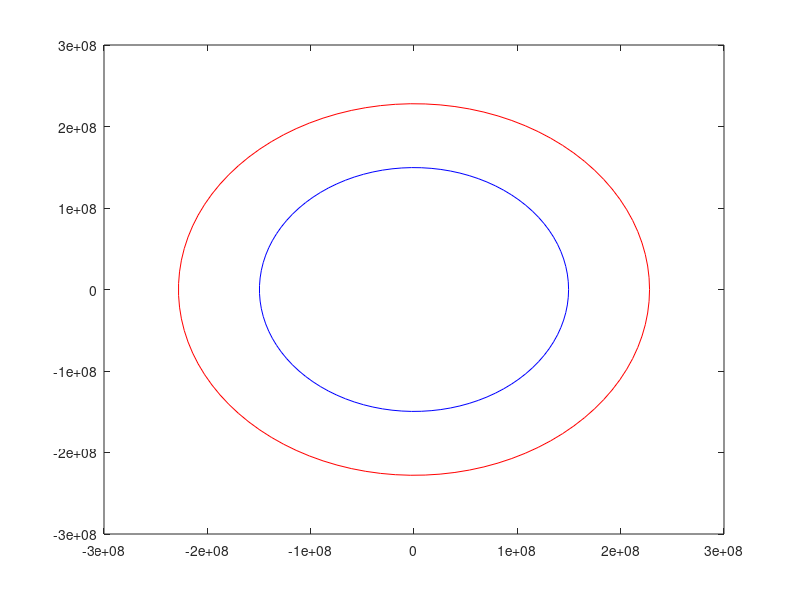

Here is the MATLAB script that generated this plot: (Note: this script raises an error after producing the figure.)
% Project 1
% Author: Daniel Owen
% Created: 4/13/19
%

%%%%%%%%%%%%%%%%%%%%%%%%%%%%%%%%%%%%%%%%%%%%%%%%%%%%%%%%%%%%%%%%%%%%%%%%%%%
close all
clc
clear
%%%%%%%%%%%%%%%%%%%%%%%%%%%%%%%%%%%%%%%%%%%%%%%%%%%%%%%%%%%%%%%%%%%%%%%%%%%

re = 1.495979e8;
rm = 2.279483e8;

muSun = 1.32712440e11;

Ve = sqrt(muSun/re);
Vm = sqrt(muSun/rm);

Te = 2*pi/sqrt(muSun)*re^(3/2);
Tm = 2*pi/sqrt(muSun)*rm^(3/2);

SynodicT = 1/(abs(1/Te - 1/Tm));

% Set Up
phi = 40*pi/180;
dT1 = 150*24*3600;
dT2 = 26*30*24*3600;
dT3 = 120*24*3600;
dT4 = SynodicT*2 - (dT1 + dT2 + dT3); %12*30*24*3600;

figure
theta = linspace(0, 2*pi);
plot(re*cos(theta), re*sin(theta), 'b');
hold on
plot(rm*cos(theta), rm*sin(theta), 'r');
hold on

% for i = 1:10000
%     phi1(i) = i/100;
%     phi = deg2rad(phi1(i));
%     dV(i) = cycle(dT1, dT2, dT3, dT4, phi);
% end

% figure
% plot(phi1, dV)
% grid on

dV = cycle(dT1, dT2, dT3, dT4, phi);

function dV = cycle(dT1, dT2, dT3, dT4, phi)
    re = 1.495979e8;
    rm = 2.279483e8;
    muSun = 1.32712440e11;
    Ve = sqrt(muSun/re);
    Vm = sqrt(muSun/rm);
    Te = 2*pi/sqrt(muSun)*re^(3/2);
    Tm = 2*pi/sqrt(muSun)*rm^(3/2);
%% Earth to Mars CR2BP
    Re = re*[1; 0; 0];
    Rm = rm*[cos(phi); sin(phi); 0];

    dThetaM = 2*pi*(dT1/Tm);
    thetaM2 = phi + dThetaM;

    dThetaE = 2*pi*(dT1/Te);
    thetaE2 = 0 + dThetaE;
    
    Rm2 = rm*[cos(thetaM2); sin(thetaM2); 0];

%Velocities
    [V1, V2] = lambert_battin(Re, Rm2, dT1, muSun, 0);

    OE1 = SV2OE(muSun, Re, V1);
    OE2 = SV2OE(muSun, Rm2, V2);

    theta = linspace(OE1(6), OE2(6));
    r = OE1(1)^2/muSun./(1 + OE1(2).*cos(theta));

    x = r.*cos(theta + OE1(5));
    y = r.*sin(theta + OE1(5));

%plot(x, y, 'k')
%hold on

    VinfE1 = V1 - Ve*[1; 0; 0];
    VinfM2 = V2 - Vm*[cos(thetaM2); sin(thetaM2); 0];
    vinfE1 = norm(VinfE1);
    vinfM2 = norm(VinfM2);


%% Mars to Mars

    dThetaM2 = 2*pi*(dT2/Tm);
    thetaM3 = thetaM2 + dThetaM2;

    dThetaE2 = 2*pi*(dT2/Te);
    thetaE3 = thetaE2 + dThetaE2;

    Rm3 = rm*[cos(thetaM3); sin(thetaM3); 0];

%Velocities
    [V3, V4] = lambert_battin(Rm2, Rm3, dT2, muSun, 0);

    OE1 = SV2OE(muSun, Rm2, V3);
    OE2 = SV2OE(muSun, Rm3, V4);

    theta = linspace(OE1(6), OE2(6));
    r = OE1(1)^2/muSun./(1 + OE1(2).*cos(theta));

    x = r.*cos(theta + OE1(5));
    y = r.*sin(theta + OE1(5));

%plot(x, y, 'k')
%hold on

    VinfM3 = V3 - Vm*[cos(thetaM2); sin(thetaM2); 0];
    VinfM4 = V4 - Vm*[cos(thetaM3); sin(thetaM3); 0];
    vinfM3 = norm(VinfM3);
    vinfM4 = norm(VinfM4);


%% Mars to Earth

    dThetaM3 = 2*pi*(dT3/Tm);
    thetaM4 = thetaM3 + dThetaM3;

    dThetaE3 = 2*pi*(dT3/Te);
    thetaE4 = thetaE3 + dThetaE3;

    Re4 = re*[cos(thetaE4); sin(thetaE4); 0];

    [V5, V6] = lambert_battin(Rm3, Re4, dT3, muSun, 0);

    OE1 = SV2OE(muSun, Rm3, V5);
    OE2 = SV2OE(muSun, Re4, V6);

    theta = linspace(OE1(6), OE2(6) + 2*pi);
    r = OE1(1)^2/muSun./(1 + OE1(2).*cos(theta));

    x = r.*cos(theta + OE1(5));
    y = r.*sin(theta + OE1(5));

%plot(x, y, 'k')
%hold on

    VinfM5 = V5 - Vm*[cos(thetaM3); sin(thetaM3); 0];
    VinfE6 = V6 - Ve*[cos(thetaE4); sin(thetaE4); 0];
    vinfM5 = norm(VinfM5);
    vinfE6 = norm(VinfE6);

%% Earth to Earth
    
    dThetaM4 = 2*pi*(dT4/Tm);
    thetaM5 = thetaM4 + dThetaM4;

    dThetaE4 = 2*pi*(dT4/Te);
    thetaE5 = thetaE4 + dThetaE4;

    Rm5 = rm*[cos(thetaM5); sin(thetaM5); 0];
    Re5 = re*[cos(thetaE5); sin(thetaE5); 0];

    [V7, V8] = lambert_battin(Re4, Re5, dT4, muSun, 0);

    OE1 = SV2OE(muSun, Re4, V7);
    OE2 = SV2OE(muSun, Re5, V8);

    theta = linspace(OE1(6), OE2(6));
    r = OE1(1)^2/muSun./(1 + OE1(2).*cos(theta));

    x = r.*cos(theta + OE1(5));
    y = r.*sin(theta + OE1(5));

%plot(x, y, 'k')
%hold on
%axis equal

    VinfE7 = V7 - Ve*[cos(thetaE4); sin(thetaE4); 0];
    VinfE8 = V8 - Ve*[cos(thetaE5); sin(thetaE5); 0];
    vinfE7 = norm(VinfE7);
    vinfE8 = norm(VinfE8);

%% Totals

    dT = dT1 + dT2 + dT3 + dT4;
    dV = abs(vinfM3 - vinfM2) + abs(vinfM5 - vinfM4) + abs(vinfE7 - vinfE6) + abs(vinfE8 - vinfE1);
end